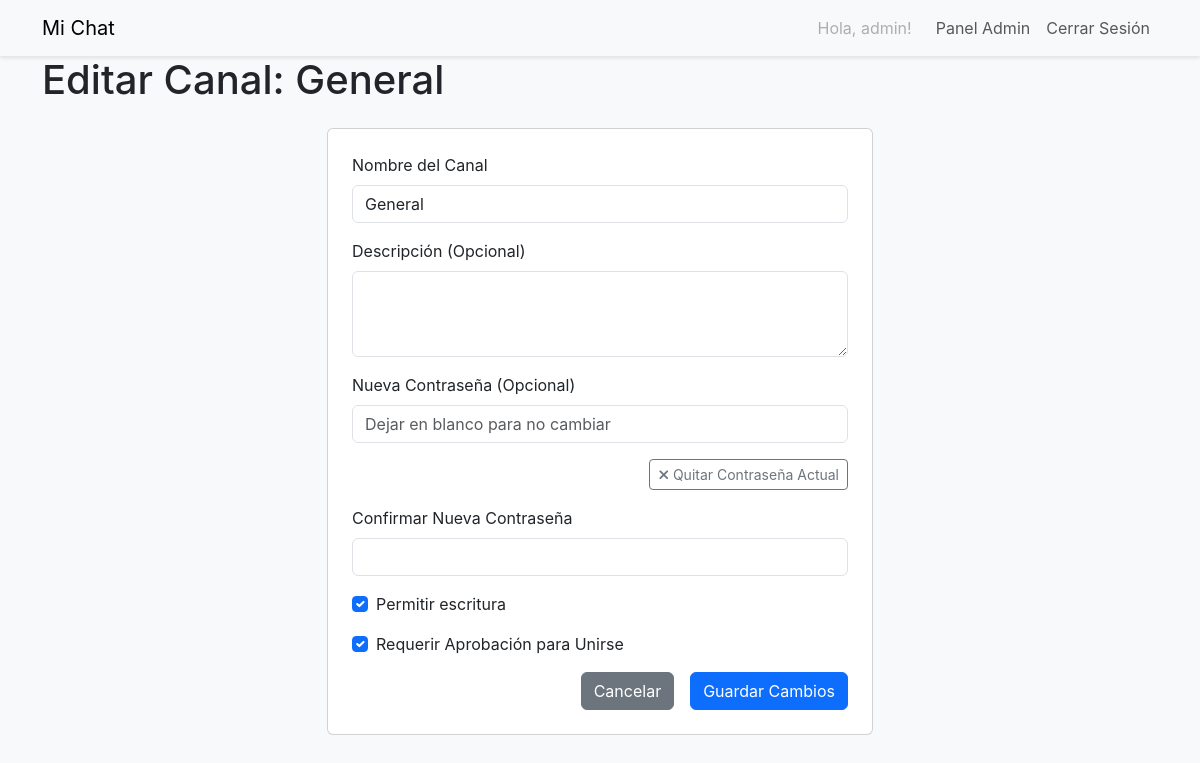
/admin/edit-channel/1 (signed in), run on the app's committed database.
### app/models.py (models this page shows, shortened)
class User(UserMixin, db.Model):
    id = db.Column(db.Integer, primary_key=True) # Clave primaria autoincremental
    username = db.Column(db.String(64), index=True, unique=True, nullable=False) # Nombre de usuario, indexado y único
    password_hash = db.Column(db.String(256), nullable=False) # Hash de la contraseña (NUNCA la contraseña real)
    role = db.Column(db.String(10), index=True, default='user', nullable=False) # Roles: 'user', 'moderator', 'admin'
    created_at = db.Column(db.DateTime, default=lambda: datetime.now(timezone.utc)) # Fecha de creación (UTC)
    messages = db.relationship('Message', backref='author', lazy='dynamic', cascade='all, delete-orphan')
    approved_channels = db.relationship(
        'Channel', secondary=channel_members,
        backref=db.backref('approved_members', lazy='dynamic'),
        lazy='dynamic'
    )
    @property
    def is_admin(self):
        return self.role == 'admin'

class Channel(db.Model):
    id = db.Column(db.Integer, primary_key=True)
    name = db.Column(db.String(100), index=True, unique=True, nullable=False) # Nombre del canal, único
    description = db.Column(db.String(255), nullable=True) # Descripción opcional
    password_hash = db.Column(db.String(256), nullable=True) # Hash si el canal tiene contraseña
    is_writable = db.Column(db.Boolean, default=True, nullable=False) # Control admin para permitir/denegar mensajes
    created_at = db.Column(db.DateTime, default=lambda: datetime.now(timezone.utc)) # Fecha creación (UTC)
    requires_approval = db.Column(db.Boolean, default=False, nullable=False)
    messages = db.relationship('Message', backref='channel', lazy='dynamic', cascade='all, delete-orphan')

### app/routes.py (the view)
@app.route('/admin/edit-channel/<int:channel_id>', methods=['GET', 'POST'])
@login_required
@admin_required
def admin_edit_channel(channel_id):
    channel = Channel.query.get_or_404(channel_id)
    form = EditChannelForm(original_channel_name=channel.name, obj=channel)
    if form.validate_on_submit():
        channel.name = form.name.data
        channel.description = form.description.data
        channel.is_writable = form.is_writable.data
        channel.requires_approval = form.requires_approval.data # Asegúrate que este campo esté en el form
        if form.password.data:
            print(f"[DEBUG edit_channel POST] Se proporcionó nueva contraseña. Aplicando hash.")
            channel.set_password(form.password.data)
        else:
             print(f"[DEBUG edit_channel POST] Campo contraseña vacío. NO se cambia el hash existente.")
        try:
            db.session.add(channel)
            db.session.commit()
            print(f"[DEBUG edit_channel POST] Commit realizado. Hash final: {channel.password_hash}")
            flash(f'Canal "{channel.name}" actualizado exitosamente!', 'success')
            return redirect(url_for('admin_dashboard'))
        except Exception as e:
            db.session.rollback()
            flash(f'Error al actualizar el canal: {e}', 'danger')
            print(f"Error DB al editar canal {channel_id}: {e}")
            print(f"[DEBUG edit_channel POST Error] Hash antes rollback: {channel.password_hash}")
    elif request.method == 'POST':
        print(f"[DEBUG edit_channel POST] Formulario inválido: {form.errors}")
    else: # GET request
        print(f"[DEBUG edit_channel GET] Cargando canal {channel_id}. Hash actual: {channel.password_hash}")
    return render_template('admin_edit_channel.html', title='Editar Canal', form=form, channel=channel)

### app/forms.py (shortened to what this page needs)
class EditChannelForm(FlaskForm):
    name = StringField('Nombre del Canal', validators=[
        DataRequired(message="El nombre del canal es obligatorio."),
        Length(min=3, max=100)
    ])
    requires_approval = BooleanField('Requerir Aprobación para Unirse') # Default se toma del objeto
    submit = SubmitField('Guardar Cambios')
    description = TextAreaField('Descripción (Opcional)', validators=[Optional(), Length(max=255)])
    password = PasswordField('Nueva Contraseña (Opcional)', validators=[Optional(), Length(min=1)])
    confirm_password = PasswordField('Confirmar Nueva Contraseña', validators=[
        EqualTo('password', message='Las contraseñas deben coincidir.')
    ])
    is_writable = BooleanField('Permitir escritura', default=True)
    submit = SubmitField('Guardar Cambios')
    def __init__(self, original_channel_name, *args, **kwargs):
        super(EditChannelForm, self).__init__(*args, **kwargs)
        self.original_channel_name = original_channel_name

### app/models.py (called while the page is built)
@login.user_loader
def load_user(id):
    return User.query.get(int(id))

### app/routes.py (called while the page is built)
def admin_required(f):
    @wraps(f)
    def decorated_function(*args, **kwargs):
        if not current_user.is_authenticated or not current_user.is_admin:
            abort(403)
        return f(*args, **kwargs)
    return decorated_function

### app/templates/admin_edit_channel.html (shortened to what this page needs)
{% extends "base.html" %}
{% block content %}
<h1 class="mb-4">Editar Canal: {{ channel.name }}</h1>
<div class="row justify-content-center">
    <div class="col-md-8 col-lg-6">
        <div class="card p-4">
            <form action="{{ url_for('admin_edit_channel', channel_id=channel.id) }}" method="post" novalidate>
                <div class="mb-3">
                    {{ form.name.label(class="form-label") }}
                    {{ form.name(class="form-control" + (" is-invalid" if form.name.errors else ""), size=32) }}
                </div>
                <div class="mb-3">
                    {{ form.description.label(class="form-label") }}
                    {{ form.description(class="form-control" + (" is-invalid" if form.description.errors else ""), rows=3) }}
                </div>
                <div class="mb-3">
                    {{ form.password.label(class="form-label") }}
                    {{ form.password(class="form-control" + (" is-invalid" if form.password.errors else ""), size=32, placeholder="Dejar en blanco para no cambiar") }}
                </div>
                {% if channel.password_hash %}
                <div class="mb-3 text-end">
                     <button type="button" class="btn btn-outline-secondary btn-sm" id="remove-password-btn">
                         <i class="fas fa-times"></i> Quitar Contraseña Actual
                     </button>
                </div>
                {% endif %}
                <div class="mb-3">
                    {{ form.confirm_password.label(class="form-label") }}
                    {{ form.confirm_password(class="form-control" + (" is-invalid" if form.confirm_password.errors else ""), size=32) }}
                </div>
                <div class="mb-3 form-check">
                    {{ form.is_writable(class="form-check-input") }}
                    {{ form.is_writable.label(class="form-check-label") }}
                </div>
                <div class="mb-3 form-check">
                {{ form.requires_approval.label(class="form-check-label") }}
                {{ form.requires_approval(class="form-check-input") }}
                </div>
                <div class="d-grid gap-2 d-md-flex justify-content-md-end">
                    <a href="{{ url_for('admin_dashboard') }}" class="btn btn-secondary me-md-2">Cancelar</a>
                    {{ form.submit(class="btn btn-primary") }}
                </div>
            </form>
        </div>
    </div>
</div>
{% endblock %}

### app/templates/base.html (shortened to what this page needs)
<!doctype html>
<html lang="es">
<head>
    <link href="https://cdn.jsdelivr.net/npm/bootstrap@5.3.3/dist/css/bootstrap.min.css" rel="stylesheet">
    <link rel="stylesheet" href="https://cdnjs.cloudflare.com/ajax/libs/font-awesome/6.5.2/css/all.min.css" />
    <link rel="stylesheet" href="{{ url_for('static', filename='css/style.css') }}">
</head>
<body class="{{ 'page-' + title.lower().replace(' ', '-') if title else 'page-default' }}"></body>
    <nav class="navbar navbar-expand-lg navbar-light bg-light">
        <div class="container">
            <a class="navbar-brand" href="{{ url_for('index') }}">Mi Chat</a>
            <div class="collapse navbar-collapse" id="navbarNav">
                <ul class="navbar-nav ms-auto">
                    {% if current_user.is_authenticated %}
                        <li class="nav-item">
                            <span class="nav-link disabled me-2">Hola, {{ current_user.username }}!</span>
                        </li>
                        {% if current_user.is_admin %}
                        <li class="nav-item">
                            <a class="nav-link" href="{{ url_for('admin_dashboard') }}">Panel Admin</a>
                        </li>
                        {% endif %}
                        <li class="nav-item">
                            <a class="nav-link" href="{{ url_for('logout') }}">Cerrar Sesión</a>
                        </li>
                    {% endif %}
                </ul>
            </div>
        </div>
    </nav>
    <div class="container">
        {% block content %}{% endblock %}
    </div>
</body>
</html>

### app/static/css/style.css (style rules this page uses)
html, body { height: 100%; margin: 0; padding: 0; overflow: hidden; }
body { display: flex; flex-direction: column; font-family: -apple-system, BlinkMacSystemFont, "Segoe UI", Roboto, "Helvetica Neue", Arial, sans-serif; background-color: #f8f9fa; }
.navbar { flex-shrink: 0; box-shadow: 0 2px 4px rgba(0,0,0,.1); }

### data on the page
User: username "admin"
Channel: name "General", is_writable "☑", requires_approval "☑"
